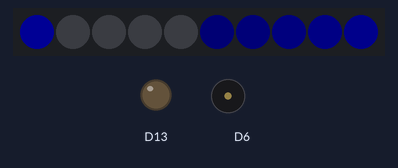
Bench run of a sketch on a simulated Adafruit Circuit Playground Express. Shown: 10 RGB LEDs in strip order, left to right, output pins drawn as LEDs (lit = HIGH), buzzer (waves = sounding). Dim RGB values are drawn brighter than linear; random numbers use the default seed unless the sketch sets one.

Above: at 1.2 s.
At 13.29 s:
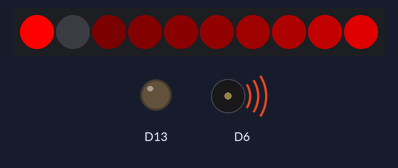
At 30.14 s:
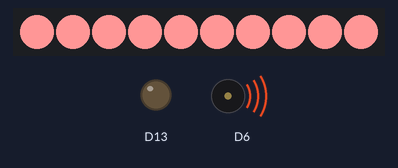
At 33.41 s:
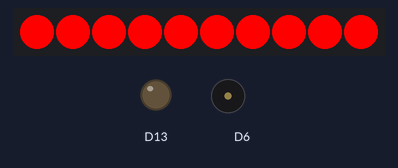
Timing chart, 0 to 35.3 s (numbered marks = the images above):
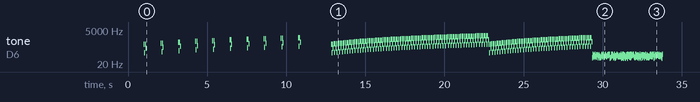

Measured:
- by itself, tone on D6: plays 500 Hz for 0.02 s, 125 Hz for 0.02 s, 500 Hz for 0.02 s, 250 Hz for 0.02 s, 600 Hz for 0.02 s, 150 Hz for 0.02 s … (645 notes in this stretch)
- what the display in image 0 shows lasts 1.0 s, from 1.2 s to 2.2 s

The sketch:

PlaygroundCountDownTimer.ino
```cpp
#include <Adafruit_CircuitPlayground.h>


#define K_START 1
#define K_COUNTDOWN 2
#define K_ALARM_SETUP 3
#define K_ALARM 4
#define K_EXPLOSION_SETUP 5
#define K_EXPLOSION 6
#define K_WAIT_FOR_RESTART 7

#define K_DEBUG 20

uint16_t state = K_START;

uint16_t pixelNumber=0;
int countDown = 10;
uint16_t theTone = 500;
uint16_t theToneInit = 500;

uint16_t red = 0;
uint16_t green = 0;
uint16_t blue = 255;

uint16_t tDelayInit = 1000;
uint16_t dInit = 20;
uint16_t toneBump = 100;

uint16_t isOn = true;  // used for blinking lights
uint16_t isOnCount=0;

void setup() {
  // put your setup code here, to run once:
  //Serial.begin(9600);
  CircuitPlayground.begin();
  CircuitPlayground.setBrightness(100);
  CircuitPlayground.clearPixels();
  CircuitPlayground.redLED(false);

}

void loop() {

  uint16_t d = dInit;
  uint16_t tDelay = tDelayInit;

  switch ( state ) {


    case K_START:
      resetGlobals();
      CircuitPlayground.setBrightness(20);
      CircuitPlayground.clearPixels();

      state = K_COUNTDOWN;
    break;

    case K_COUNTDOWN:

      tDelay -= countDownSoundTick( theTone ); // plays tones and returns how long of a delay this caused - we subtract from total delay
      theTone += toneBump; // have each successive tones increase in frequency
      if (theTone > 2000 ) theTone = theToneInit; // don't go above a certain frequency ; start over again if we reach this

      red =0;      green = 0;      blue = 255;
      drawTail( pixelNumber);
      pixelNumber++;
      if (pixelNumber > 9 ) pixelNumber=0;

      countDown--;
      if ( countDown == 0 ) {
        state = K_ALARM_SETUP;
      }

    break;

    case K_ALARM_SETUP:
        theTone = theToneInit;
        toneBump = 25;
        tDelayInit = d * 4;
        CircuitPlayground.setBrightness(255);

        state = K_ALARM;
    break;

    case K_ALARM:

      tDelay -= countDownSoundTick( theTone );
      theTone += toneBump;
      if (theTone > 2000 ) theTone = theToneInit;

      red = 255;      green = 0;      blue = 0;
      drawTail( pixelNumber);
      pixelNumber++;
      if (pixelNumber > 9 ) pixelNumber=0;

      countDown++;
      if ( countDown > 100 )
      {
          state = K_EXPLOSION_SETUP;
      }
    break;

    case K_EXPLOSION_SETUP:
      tDelay = 10;
      countDown = 0;
      isOn = true;
      isOnCount = 0;
      CircuitPlayground.setBrightness(255);
      state = K_EXPLOSION;
    break;

    case K_EXPLOSION:

      randomSound(10);
      flipLights( 10 );
      tDelay=10;
      countDown++;

      if ( countDown > 200 ) {
        CircuitPlayground.clearPixels();
        tDelay = 10000;
        state = K_WAIT_FOR_RESTART;
      }
    break;

    case K_WAIT_FOR_RESTART:
      tDelay=1000;
    break;

  }


  delay( tDelay );

}

void randomSound( uint16_t duration ) {

 CircuitPlayground.playTone( random(50,100) ,  duration );

}

void flipLights( uint16_t flashMS) {

  uint16_t red,green,blue;
  red = 255;
  green = 150;
  blue = 150;

  if ( isOn ) {

    if ( isOnCount < flashMS/2 )
    {
      red = 255;
      green = 0;
      blue = 0;
    }

    for ( uint16_t p = 0; p <= 9 ; p++ ) {
      CircuitPlayground.setPixelColor(p, red, green, blue);
    }

    isOnCount++;
    if (isOnCount > flashMS ) {
      isOn = ! isOn;
      isOnCount=0;
    }

  }
  else
  {
      CircuitPlayground.clearPixels();
      isOnCount++;
      if ( isOnCount > flashMS )
      {
        isOnCount=0;
        isOn = !isOn;

      }

  }

}

uint16_t  countDownSoundTick( uint16_t theTone ) {
  uint16_t d = dInit;
  uint16_t td = 0;

  CircuitPlayground.playTone( theTone,   d ); delay(d); td += d;
  CircuitPlayground.playTone( theTone/4, d ); delay(d); td += d;
  CircuitPlayground.playTone( theTone,   d ); delay(d); td += d;
  CircuitPlayground.playTone( theTone/2, d ); delay(d); td += d;

  return (td);

}


void drawTail( uint16_t p )
{

  CircuitPlayground.setPixelColor(p, red, green, blue);

  for ( uint16_t i = 1; i < 9; i++)
  {
    if ( p == 0 ) {
      p = 9;
    } else {
      p--;
    }

    // dim each successive light (so it looks like a tail trailing off)
    red = red * 0.6;
    green = green * 0.6;
    blue = blue * 0.6;

    CircuitPlayground.setPixelColor( p, red, green, blue);

  }

}


void resetGlobals()
{
  dInit = 20;
  countDown = 10;
  tDelayInit = 1000;

  red = 0;
  green = 0;
  blue = 255;
  theTone = theToneInit;
  pixelNumber = 0;
  toneBump = 100;

}
```
